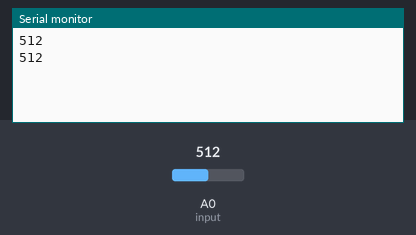
Bench run of a sketch on a simulated Arduino Uno, built with avr-gcc and run on an emulated ATmega328P. Shown: the last lines printed to the serial monitor. The inputs (shaded band) are chosen by the test bench; at power-on: A0 (input) = 512. No radio packets arrive unless stated.

Above: at 1.8 s.
1.9 s: A0 (input) set to 716
At 2.8 s:
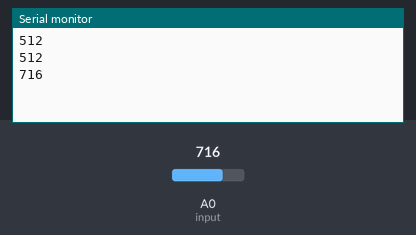
3.4 s: A0 (input) set to 900
At 4.8 s:
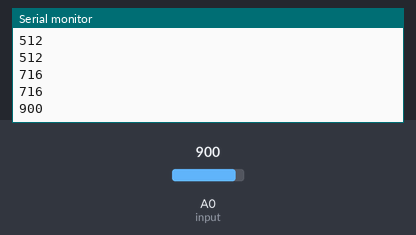
Timing chart, 0 to 6.4 s (numbered marks = the images above; inputs shaded):
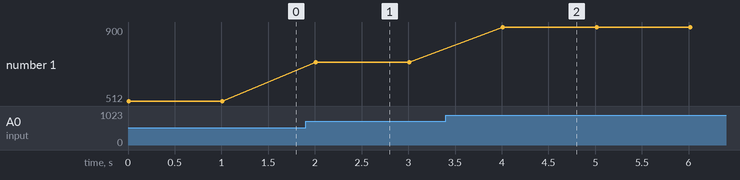

The sketch:

temperature_trans.ino
```cpp
/*Connections for the NRF24L01
   1 - GND
   2 - VCC 3.3V
   3 - CE to Arduino pin 7
   4 - CSN to Arduino pin 8
   5 - SCK to Arduino pin 13
   6 - MOSI to Arduino pin 11
   7 - MISO to Arduino pin 12
   8 - UNUSED
*/

//include the following libraries
#include <SPI.h>
#include "RF24.h"
#include "printf.h"

#define  CE_PIN  7   // The pins to be used for CE and SN
#define  CSN_PIN 8

#define input   A0  // input from thermistor

//hardware configuring
RF24 radio(CE_PIN, CSN_PIN);

//set up connection pipes
byte addresses[][6] = {"test", "2Node"};

struct myData {
  unsigned long _micros;  // to save response times
  int temp;          //temp data to be transmitted
} myData;


void setup()
{
  Serial.begin(115200);  //sets up serial monitor
  radio.begin();          // Initialize the nRF24L01 Radio
  radio.setChannel(108);
  radio.setDataRate(RF24_250KBPS); // speed

  radio.setPALevel(RF24_PA_MAX);//max range-->power usuage:high

  // opens the pipes for connections
  radio.openWritingPipe(addresses[0]);
  radio.openReadingPipe(1, addresses[1]);

}
void loop()
{
  radio.stopListening();                                   //stops listening
  myData.temp = analogRead(input);
  Serial.println(myData.temp);
  myData._micros = micros();  // Send back for timing

  if (!radio.write( &myData, sizeof(myData) )) {           //continous data sending to prevent lag
    Serial.println(F("Transmit failed "));
  }
  delay(1000);

}
```

Measured:
- after the input at 1.9 s, the serial monitor: prints a new line after 0.11 s (image 1)
- after the input at 3.4 s, the serial monitor: prints a new line after 0.61 s (image 2)
- plotted number 1: 512 → 716 after the input at 1.9 s, 716 → 900 after the input at 3.4 s
